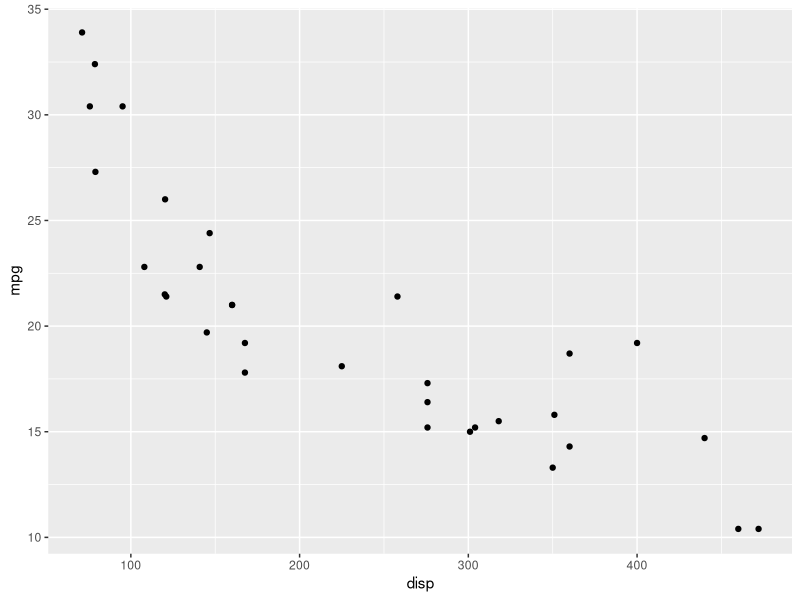
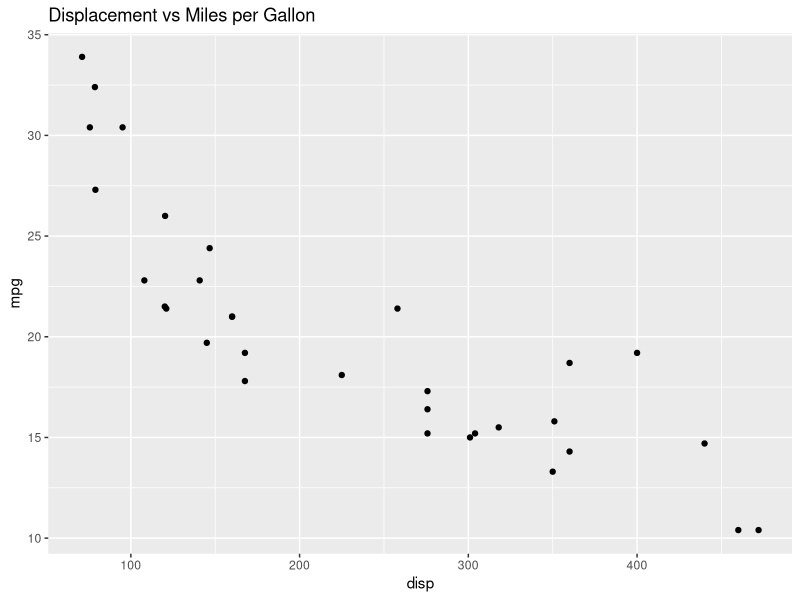
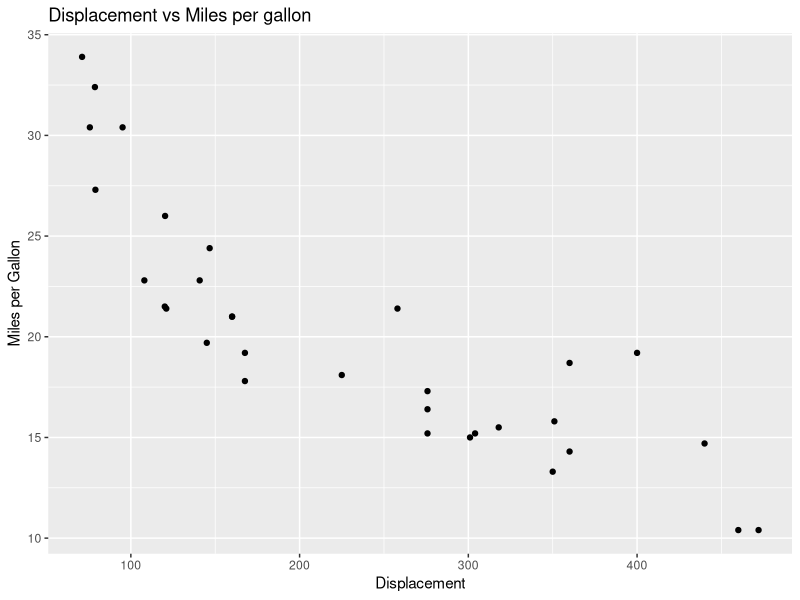
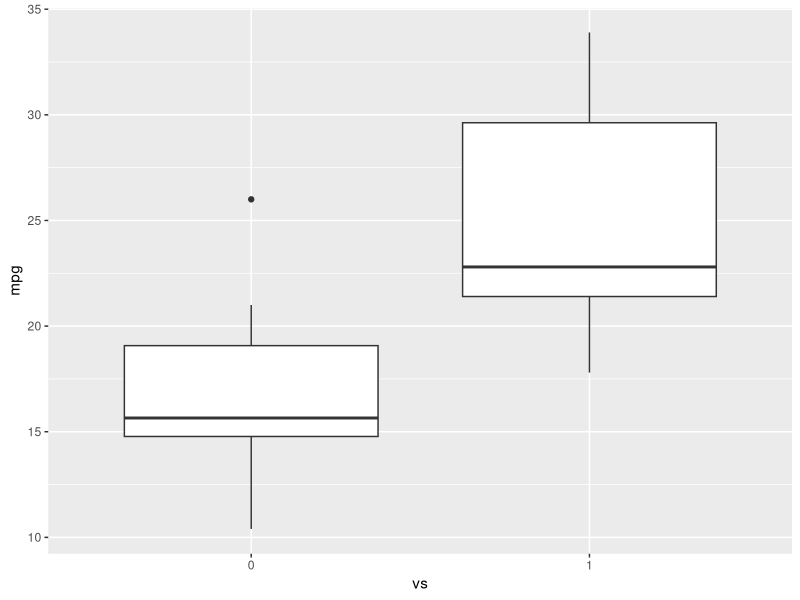
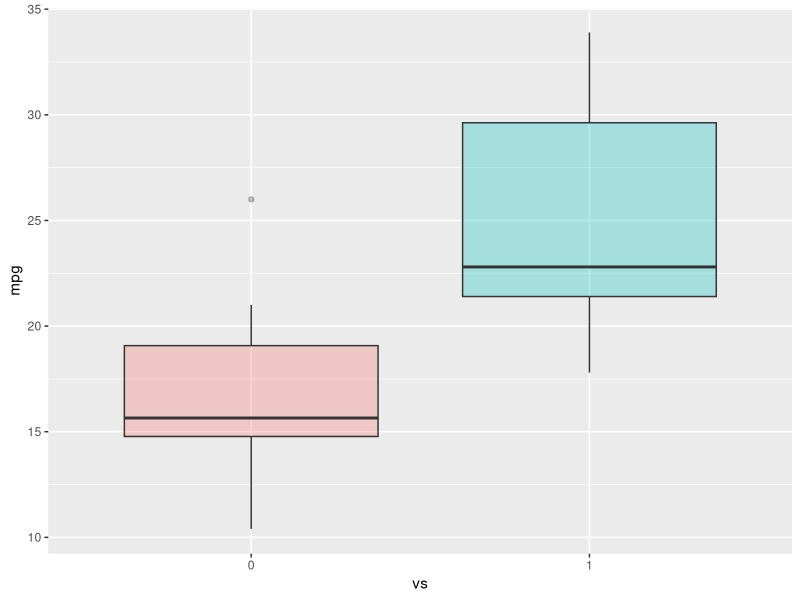
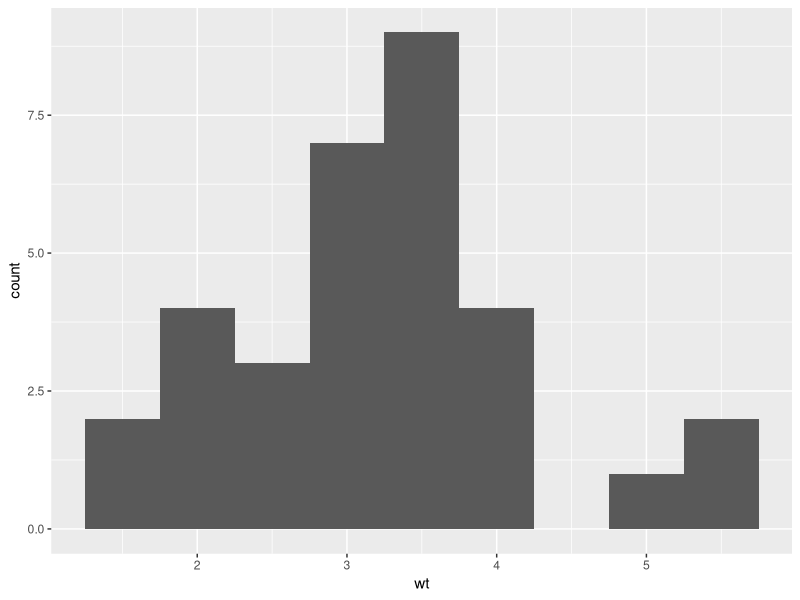

These figures' R source, in order:
# Load Data
data(mtcars)
# View first 5 rows
head(mtcars, 5)
# View data entirely
View(mtcars)

#load ggplot package
library(ggplot2)
ggplot(aes(x=disp,y=mpg,),data=mtcars)+geom_point()

#add a title
ggplot(aes(x=disp,y=mpg,),data=mtcars)+geom_point()+ggtitle("Displacement vs Miles per Gallon")

#change axis name
ggplot(aes(x=disp,y=mpg,),data=mtcars)+geom_point()+ggtitle("Displacement vs Miles per gallon") + labs(x = "Displacement", y = "Miles per Gallon")

#make vs a factor
mtcars$vs <- as.factor(mtcars$vs)
#create boxplot of the distribution for v-shaped and straight Engine
ggplot(aes(x=vs, y=mpg), data = mtcars) + geom_boxplot()

ggplot(aes(x=vs, y=mpg, fill = vs), data = mtcars) + 
  geom_boxplot(alpha=0.3) +
  theme(legend.position="none")

ggplot(aes(x=wt),data=mtcars) + geom_histogram(binwidth=0.5)
